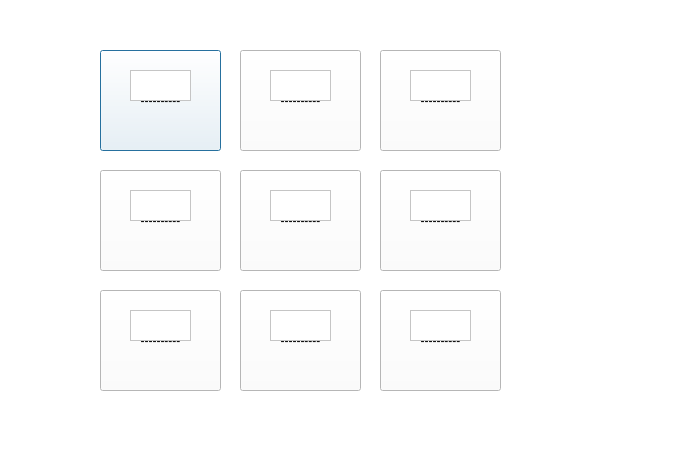
<?xml version="1.0" encoding="UTF-8"?>
<ui version="4.0">
 <class>mainGame</class>
 <widget class="QDialog" name="mainGame">
  <property name="geometry">
   <rect>
    <x>0</x>
    <y>0</y>
    <width>679</width>
    <height>454</height>
   </rect>
  </property>
  <property name="windowTitle">
   <string>Dialog</string>
  </property>
  <property name="styleSheet">
   <string notr="true">background-color: rgb(255, 255, 255);</string>
  </property>
  <widget class="QPushButton" name="pushButton">
   <property name="geometry">
    <rect>
     <x>100</x>
     <y>50</y>
     <width>121</width>
     <height>101</height>
    </rect>
   </property>
   <property name="styleSheet">
    <string notr="true">color: rgb(0, 0, 0);</string>
   </property>
   <property name="text">
    <string>----------</string>
   </property>
  </widget>
  <widget class="QPushButton" name="pushButton_2">
   <property name="geometry">
    <rect>
     <x>240</x>
     <y>50</y>
     <width>121</width>
     <height>101</height>
    </rect>
   </property>
   <property name="styleSheet">
    <string notr="true">color: rgb(0, 0, 0);</string>
   </property>
   <property name="text">
    <string>----------</string>
   </property>
  </widget>
  <widget class="QPushButton" name="pushButton_3">
   <property name="geometry">
    <rect>
     <x>380</x>
     <y>50</y>
     <width>121</width>
     <height>101</height>
    </rect>
   </property>
   <property name="styleSheet">
    <string notr="true">color: rgb(0, 0, 0);</string>
   </property>
   <property name="text">
    <string>----------</string>
   </property>
  </widget>
  <widget class="QPushButton" name="pushButton_4">
   <property name="geometry">
    <rect>
     <x>380</x>
     <y>170</y>
     <width>121</width>
     <height>101</height>
    </rect>
   </property>
   <property name="styleSheet">
    <string notr="true">color: rgb(0, 0, 0);</string>
   </property>
   <property name="text">
    <string>----------</string>
   </property>
  </widget>
  <widget class="QPushButton" name="pushButton_5">
   <property name="geometry">
    <rect>
     <x>240</x>
     <y>290</y>
     <width>121</width>
     <height>101</height>
    </rect>
   </property>
   <property name="styleSheet">
    <string notr="true">color: rgb(0, 0, 0);</string>
   </property>
   <property name="text">
    <string>----------</string>
   </property>
  </widget>
  <widget class="QPushButton" name="pushButton_6">
   <property name="geometry">
    <rect>
     <x>100</x>
     <y>290</y>
     <width>121</width>
     <height>101</height>
    </rect>
   </property>
   <property name="styleSheet">
    <string notr="true">color: rgb(0, 0, 0);</string>
   </property>
   <property name="text">
    <string>----------</string>
   </property>
  </widget>
  <widget class="QPushButton" name="pushButton_7">
   <property name="geometry">
    <rect>
     <x>100</x>
     <y>170</y>
     <width>121</width>
     <height>101</height>
    </rect>
   </property>
   <property name="styleSheet">
    <string notr="true">color: rgb(0, 0, 0);</string>
   </property>
   <property name="text">
    <string>----------</string>
   </property>
  </widget>
  <widget class="QPushButton" name="pushButton_8">
   <property name="geometry">
    <rect>
     <x>240</x>
     <y>170</y>
     <width>121</width>
     <height>101</height>
    </rect>
   </property>
   <property name="styleSheet">
    <string notr="true">color: rgb(0, 0, 0);</string>
   </property>
   <property name="text">
    <string>----------</string>
   </property>
  </widget>
  <widget class="QPushButton" name="pushButton_9">
   <property name="geometry">
    <rect>
     <x>380</x>
     <y>290</y>
     <width>121</width>
     <height>101</height>
    </rect>
   </property>
   <property name="styleSheet">
    <string notr="true">color: rgb(0, 0, 0);</string>
   </property>
   <property name="text">
    <string>----------</string>
   </property>
  </widget>
  <widget class="QTextEdit" name="place1">
   <property name="geometry">
    <rect>
     <x>130</x>
     <y>70</y>
     <width>61</width>
     <height>31</height>
    </rect>
   </property>
  </widget>
  <widget class="QTextEdit" name="place2">
   <property name="geometry">
    <rect>
     <x>270</x>
     <y>70</y>
     <width>61</width>
     <height>31</height>
    </rect>
   </property>
  </widget>
  <widget class="QTextEdit" name="place3">
   <property name="geometry">
    <rect>
     <x>410</x>
     <y>70</y>
     <width>61</width>
     <height>31</height>
    </rect>
   </property>
  </widget>
  <widget class="QTextEdit" name="place4">
   <property name="geometry">
    <rect>
     <x>130</x>
     <y>190</y>
     <width>61</width>
     <height>31</height>
    </rect>
   </property>
  </widget>
  <widget class="QTextEdit" name="place5">
   <property name="geometry">
    <rect>
     <x>270</x>
     <y>190</y>
     <width>61</width>
     <height>31</height>
    </rect>
   </property>
  </widget>
  <widget class="QTextEdit" name="place6">
   <property name="geometry">
    <rect>
     <x>410</x>
     <y>190</y>
     <width>61</width>
     <height>31</height>
    </rect>
   </property>
  </widget>
  <widget class="QTextEdit" name="place8">
   <property name="geometry">
    <rect>
     <x>270</x>
     <y>310</y>
     <width>61</width>
     <height>31</height>
    </rect>
   </property>
  </widget>
  <widget class="QTextEdit" name="place9">
   <property name="geometry">
    <rect>
     <x>410</x>
     <y>310</y>
     <width>61</width>
     <height>31</height>
    </rect>
   </property>
  </widget>
  <widget class="QTextEdit" name="place7">
   <property name="geometry">
    <rect>
     <x>130</x>
     <y>310</y>
     <width>61</width>
     <height>31</height>
    </rect>
   </property>
  </widget>
 </widget>
 <resources/>
 <connections/>
</ui>
